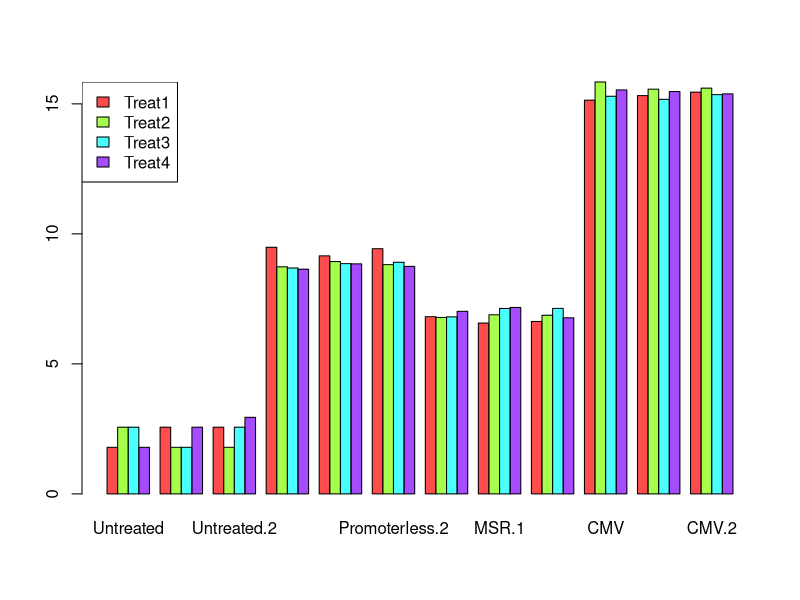
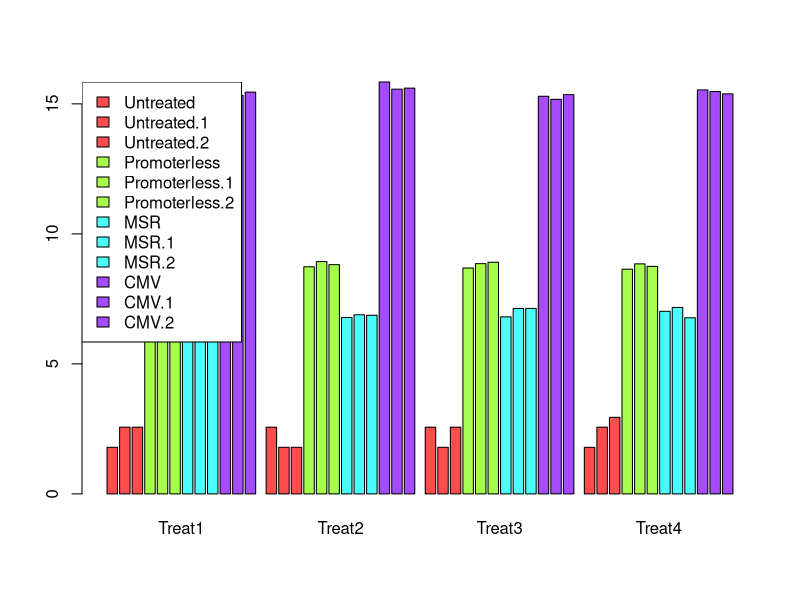
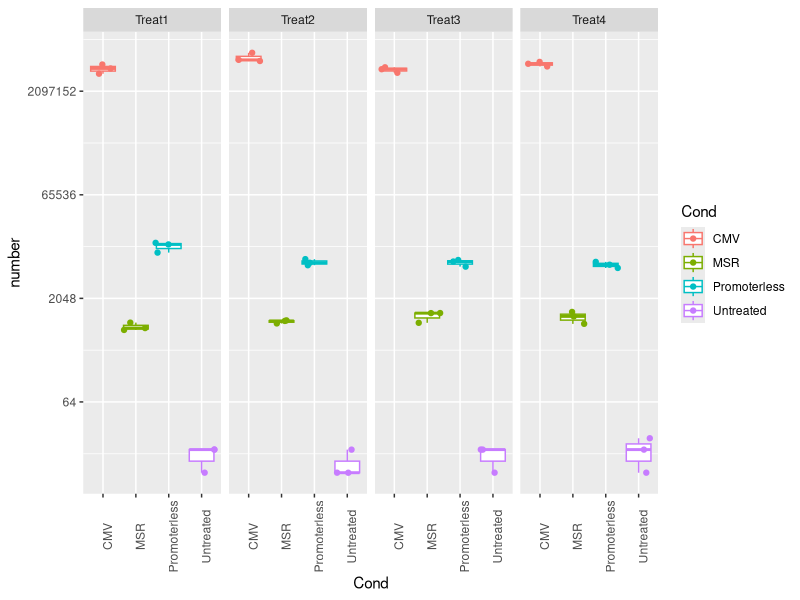
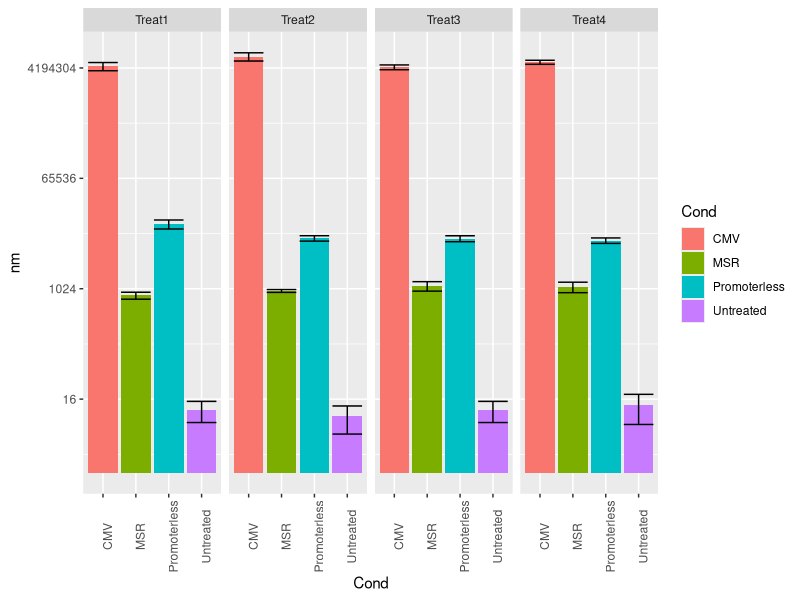

Reproduce these figures in R, in order.
## ---- chunk 1
knitr::opts_chunk$set(echo = TRUE)
knitr::opts_chunk$set(cache=TRUE)
## ---- chunk 2
# notice: use first column as row.names
D=read.delim2("../data/luciferase.tsv", row.names=1)
D
## ---- chunk 3
M=as.matrix(log(D))
## ---- chunk 4
palette(rainbow(4,alpha=0.7)) # set some palette for color mapping

barplot(M, beside = TRUE, col=1:4)
legend("topleft", legend = rownames(M),  fill = 1:4)

# Taking the transpose (t(M) below) may be somwhat closer to the desired output
cols=rep(1:4, each=3)  # define colours
sp=c(0.2, 1)           # control the gap between the bars
barplot(t(M), beside = TRUE, col=cols, space = sp)
legend("topleft", legend = colnames(M),  fill = cols)
# Notice that the colour assignment assumes a specific order an implicit understanding of the data
## ---- chunk 5
library(tidyverse)  # this package (and dependencies) will have to be installed before

# now keep the Treatment as column (c.f. the first efforts)

D=read.delim2("../data/luciferase.tsv") 
## ---- chunk 6
D %>% gather(Cond, number, -Treatment) %>% head  # just print the head for now (might be a big data set)
## ---- chunk 7
# thankfully this is easy (just remove suffix .1 and .2) --> mutate and use regexp
D = D %>% gather(Cond, number, -Treatment) %>% mutate(Cond=str_remove(Cond,".\\d"))
## ---- chunk 8
ggplot(D, aes(x=Cond, y=number, colour=Cond)) +
  geom_boxplot() +                              # a boxplot summary
  geom_jitter() +                               # add actual data points
  scale_y_continuous(trans = 'log2') +          # on a logarithmic scale
  facet_grid(~Treatment)  +                     # "facet" over treatments
  theme(axis.text.x = element_text(angle = 90)) # use theme to change axis labels/angles
## ---- chunk 9
# First define some mean number (mn) and standard deviation (nd) for each combination (Treatment, Cond)
Db = D %>% group_by(Treatment, Cond) %>% summarize(nm=mean(number), nd=sd(number))

ggplot(Db, aes(x=Cond, y=nm, fill=Cond)) +
  geom_bar(stat="identity") +                         # plots barplot
  geom_errorbar(aes(ymin=nm-nd, ymax=nm+nd)) +        # adds errorbar
  scale_y_continuous(trans = 'log2') +                # log. scale
  facet_grid(~Treatment) +                          
  theme(axis.text.x = element_text(angle = 90))       # use theme() to change axis labels/angles
